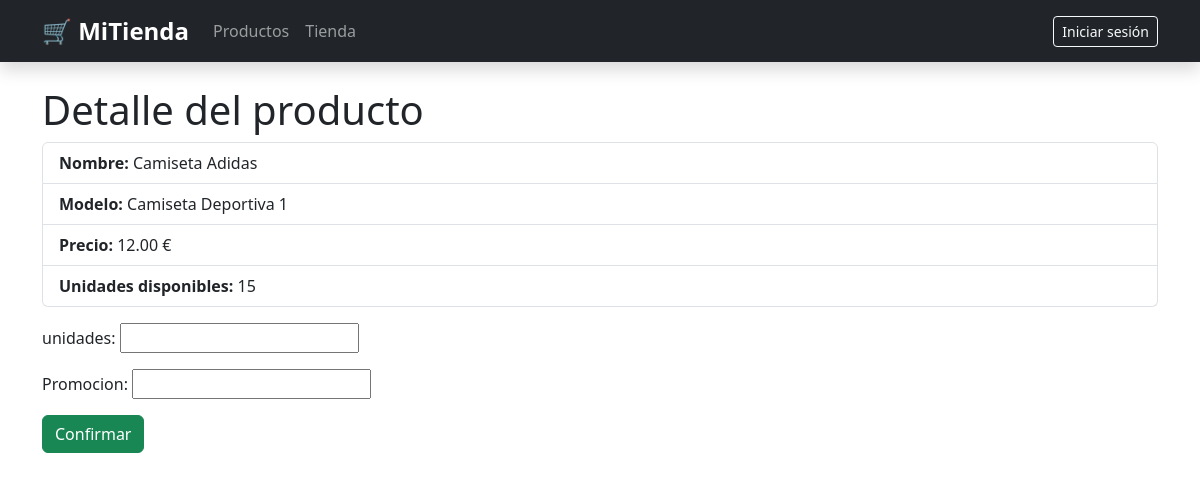
Before: /tienda/checkout/1/ with the older database file.
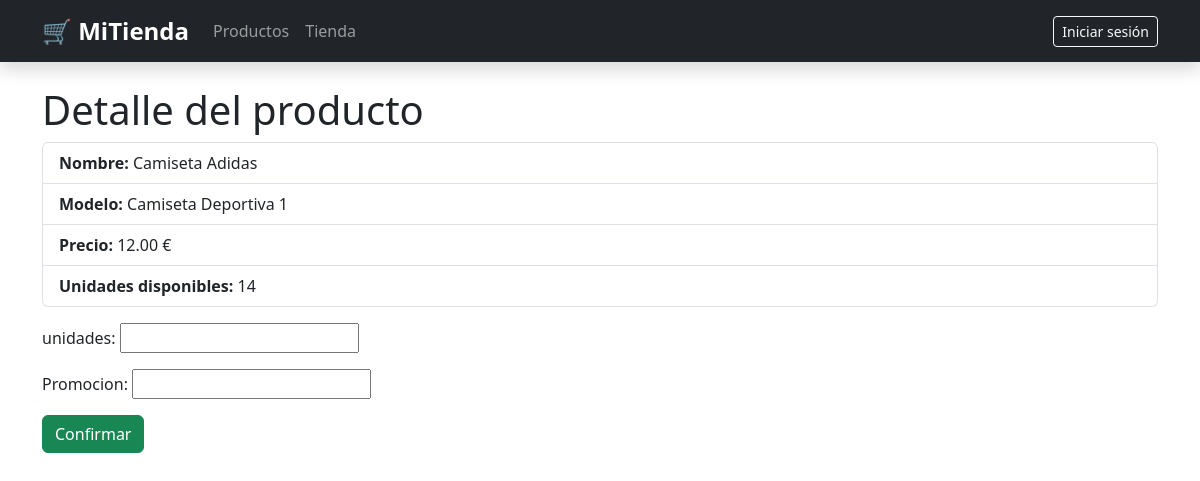
After: the same page with the newer database file.
### tienda/models.py (models this page shows, shortened)
class Producto(models.Model):
    nombre = models.CharField(max_length=100, blank = False, null=True )
    modelo = models.CharField(max_length=100, blank = False, null=True )
    unidades = models.IntegerField( blank = False)
    precio = models.DecimalField(max_digits=10, decimal_places=2, default=0.00)
    vip = models.BooleanField(default= False)
    marca = models.ForeignKey("Marca",on_delete=models.CASCADE)

### tienda/views.py (the view)
# urls.py: path('checkout/<int:producto_id>/', views.checkout, name='checkout'),
def checkout(request, producto_id):
    producto = get_object_or_404(Producto, pk=producto_id)
    if request.method == 'POST':
        form = CheckoutForm(request.POST)
        if form.is_valid():
            unidades = form.cleaned_data['unidades']
            codigo = form.cleaned_data['codigo']
            if codigo:
                try:
                    promocion = Promocion.objects.get(codigo=codigo).filter(fecha_inicio__lte = datetime.now() , fecha_fin__gte = datetime.now(), codigo = codigo )
                except Promocion.DoesNotExist:
                    messages.error(request, 'Promocion no valida')
                    return render(request, 'app/checkout.html', {'producto':producto, 'form':form})
                if promocion.fecha_inicio < datetime.today() or promocion.fecha_fin > datetime.today():
                    messages.error(request, 'Promocion Fuera de Fecha')
                    return render(request, 'app/checkout.html', {'producto':producto, 'form':form})
            if unidades > producto.unidades:
                messages.error(request, 'No hay Stock')
            else:
                total = unidades * producto.precio
                if request.user.saldo <= total :
                    messages.error(request, 'No hay saldo suficiente')
                else:
                    importe = unidades * producto.precio
                    Compra.objects.create(
                        usuario=request.user,
                        producto=producto,
                        unidades=unidades,
                        importe=importe,
                    )
                    producto.unidades -= unidades
                    producto.save()
                    request.user.saldo -= total
                    request.user.save()
                    messages.success(request, 'Compra Realizada')
                return redirect('tienda')
    else:
        form = CheckoutForm()
    return render(request, 'tienda/checkout.html', {'producto': producto, 'form': form})

### tienda/forms.py
class CheckoutForm(forms.Form):
    unidades = forms.IntegerField(min_value=1, label= 'unidades')
    promocion = forms.IntegerField(required = False )

### tienda/templates/tienda/checkout.html (shortened to what this page needs)
{% extends 'tienda/base.html'%}
{% block content %}
<h1>Detalle del producto</h1>
<ul class="list-group mb-3">
    <li class="list-group-item"><strong>Nombre:</strong> {{ producto.nombre }}</li>
    <li class="list-group-item"><strong>Modelo:</strong> {{ producto.modelo }}</li>
    <li class="list-group-item"><strong>Precio:</strong> {{ producto.precio }} €</li>
    <li class="list-group-item"><strong>Unidades disponibles:</strong> {{ producto.unidades }}</li>
</ul>
<form method="post">
    {{ form.as_p }}
    <button class="btn btn-success" type="submit">Confirmar</button>
</form>
{% endblock %}

Changed rows visible on the page:
changed Producto "Camiseta Adidas": unidades "15" → "14"
